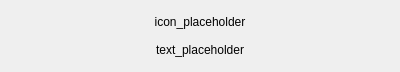
<?xml version="1.0" encoding="UTF-8"?>
<ui version="4.0">
 <class>FancyButton</class>
 <widget class="QWidget" name="FancyButton">
  <property name="geometry">
   <rect>
    <x>0</x>
    <y>0</y>
    <width>400</width>
    <height>72</height>
   </rect>
  </property>
  <property name="sizePolicy">
   <sizepolicy hsizetype="Minimum" vsizetype="Minimum">
    <horstretch>0</horstretch>
    <verstretch>0</verstretch>
   </sizepolicy>
  </property>
  <property name="minimumSize">
   <size>
    <width>72</width>
    <height>72</height>
   </size>
  </property>
  <property name="maximumSize">
   <size>
    <width>16777215</width>
    <height>72</height>
   </size>
  </property>
  <property name="windowTitle">
   <string>Form</string>
  </property>
  <layout class="QVBoxLayout" name="verticalLayout">
   <item>
    <widget class="QLabel" name="icon">
     <property name="text">
      <string>icon_placeholder</string>
     </property>
     <property name="alignment">
      <set>Qt::AlignCenter</set>
     </property>
    </widget>
   </item>
   <item>
    <widget class="QLabel" name="label">
     <property name="text">
      <string>text_placeholder</string>
     </property>
     <property name="alignment">
      <set>Qt::AlignCenter</set>
     </property>
    </widget>
   </item>
  </layout>
 </widget>
 <resources/>
 <connections/>
</ui>
